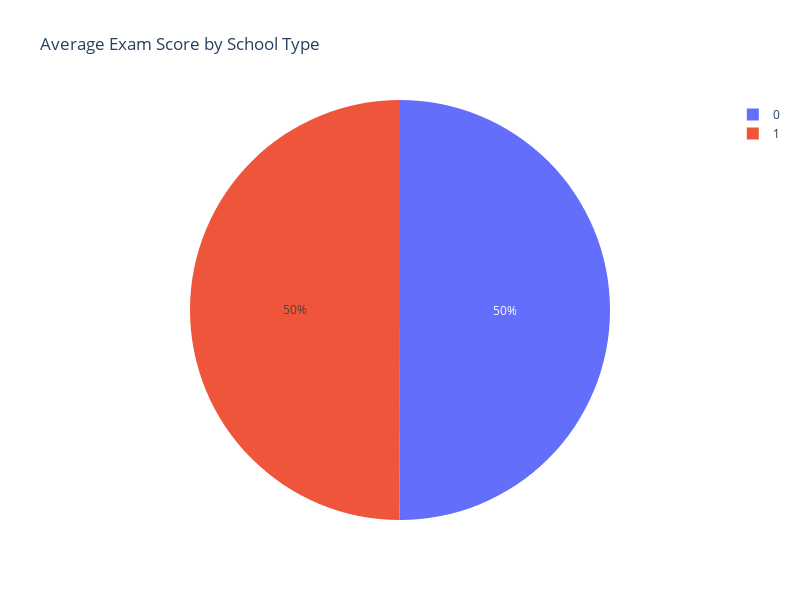

Notebook cell for this chart:
### Code cell
avg_scores = stdDataOriginal.groupby('School_Type')['Exam_Score'].mean().reset_index()
fig = px.pie(avg_scores,  values='Exam_Score', names='School_Type', title="Average Exam Score by School Type",
labels={'Exam_Score': 'Average Exam Score', 'School_Type': 'School Type'},color='School_Type')
fig.update_layout(width=800, height=600)
fig.show()

### Figure 1 — Plotly figure (JSON) as saved in the notebook; plotly's stock layout.template omitted (floating-point values rounded to 4 significant figures)
{"data": [{"customdata": [[0], [1]], "domain": {"x": [0, 1], "y": [0, 1]}, "hovertemplate": "School Type=%{customdata[0]}<br>Average Exam Score=%{value}<extra></extra>", "labels": [0, 1], "legendgroup": "", "marker": {"colors": ["#636efa", "#EF553B"]}, "name": "", "showlegend": true, "type": "pie", "values": [67.29, 67.21]}], "layout": {"height": 600, "legend": {"tracegroupgap": 0}, "title": {"text": "Average Exam Score by School Type"}, "width": 800}}
